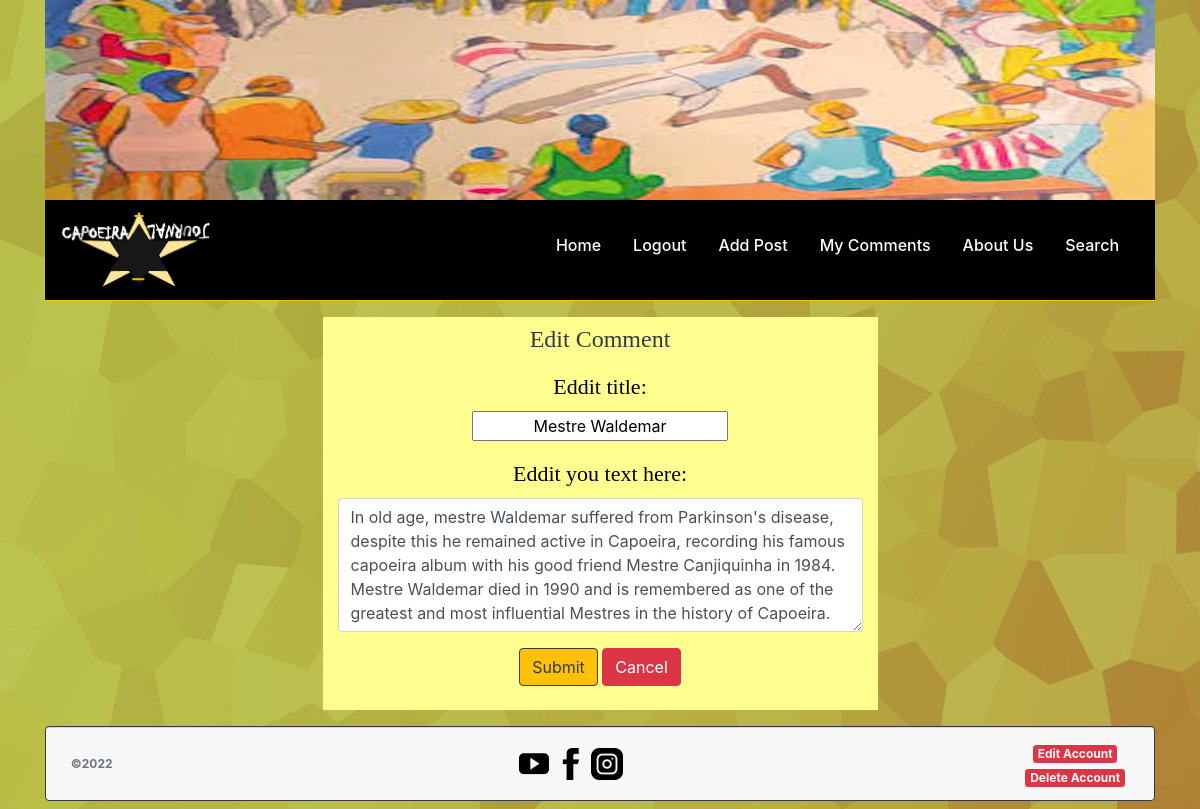
Screenshot of /editcomment.php?id=40 (signed in) with the database file from the repository.
### tables this page shows
CREATE TABLE `comments` (
  `id` int(11) NOT NULL,
  `picture_id` int(2) NOT NULL,
  `user_id` int(11) NOT NULL,
  `name` varchar(20) NOT NULL,
  `title` varchar(50) NOT NULL,
  `msg` text NOT NULL,
  `date` timestamp NOT NULL DEFAULT CURRENT_TIMESTAMP ON UPDATE CURRENT_TIMESTAMP,
  `approved` tinyint(2) NOT NULL DEFAULT '0',
  `picture` text
);

### editcomment.php (the view, shortened to what this page needs)
<?php
require_once "system.php";
require_once "header.php";
$id= $_GET['id'];
  $result= mysqli_query($dbc, "SELECT * FROM comments WHERE id=$id")
      or die('Error querying database.');
      $comment= mysqli_fetch_assoc($result);
?>
  <?php
 $displayForm = true;
 if ($displayForm){
 ?>
<div class="container">
<form
  method="post"
  class="container col-md-6"
  action=""
  style="background-color:#FFFF8F">
  <h4 class="form-group row justify-content-center text-dark mt-3 pt-2">
      Edit Comment
  </h4>
  <div class="form-group text-center ">
    <label for="title">
          Eddit title:
    </label>
    <div>
      <input
            id="title"
            autofocus
            required
            type="text"
            name="title"
            class="from-control text-center"
            value="<?php echo $comment['title'];?>"/>
    </div>
  </div>
  <div class="form-group text-center">
    <label for="text">Eddit you text here:</label>
    <textarea
              id="text"
              class="form-control"
              rows="5"
              name="msg"
              value=""
              required><?php echo $comment['msg'];?></textarea>
  </div>
  <div class="form-group row justify-content-center">
    <div class="mb-4">
      <button type="submit"
              class="btn btn-outline-dark btn-warning"
              value="submit Form"
              name="submit">
        Submit
      </button>
      <a class="btn btn-danger" href="index.php" role="button">Cancel</a>
    </div>
  </div>
</form>
</div>
<?php
 }
?>
<?php
require_once "footer.php";
?>

### style.css (style rules this page uses)
html { scroll-behavior: smooth; }
h2,h3,h4,p { font-family: Georgia; color:white; }
label { font-family: Georgia; color:black; font-size: 22px; }

### rows the page displays
comments: title "Mestre Waldemar", msg "In old age, mestre Waldemar suffered from Parkinson's disease, despite this he remained active in Capoeira, recording his famous capoeira album with his good friend Mestre Canjiquinha in 1984. Mestre Waldemar died in 1990 and is remembered as one of the greatest and most influential Mestres in the history of Capoeira."
